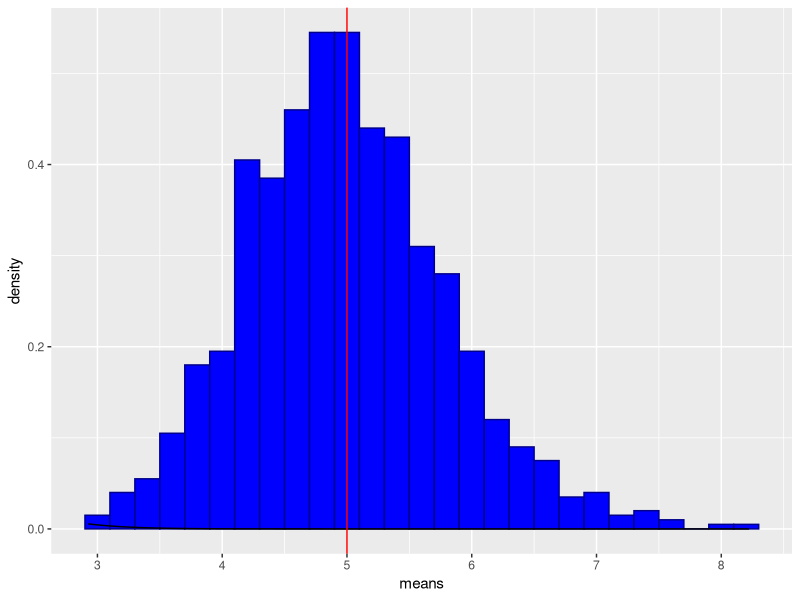
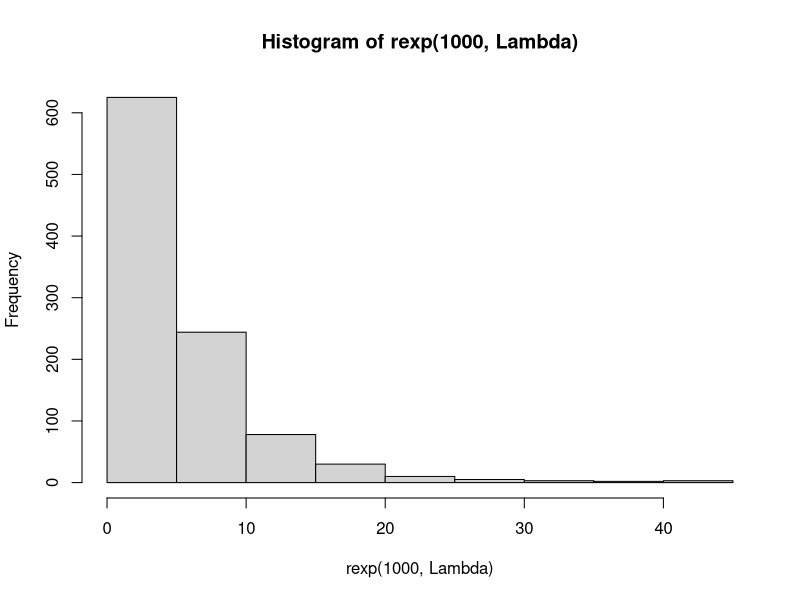
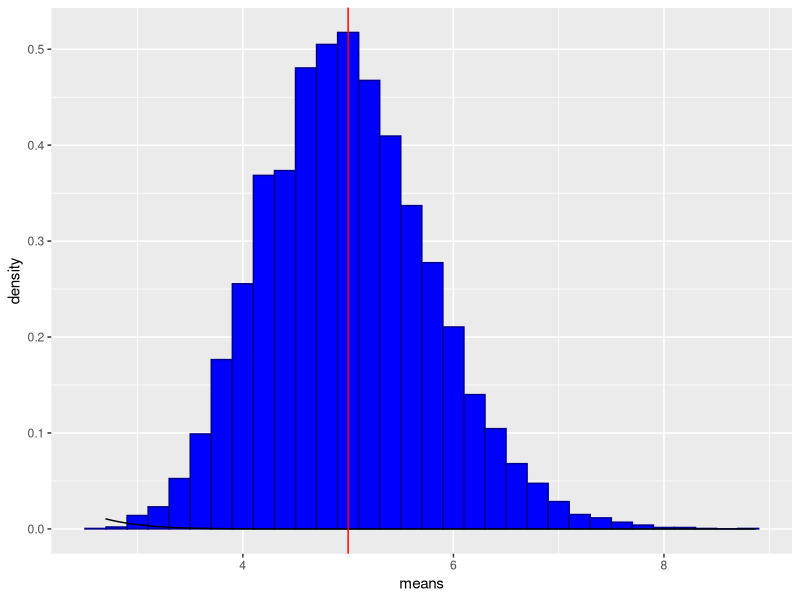

Here is the R script that generated these plots, in order:
## ---- chunk 1
options(width = 80, digits=2)
set.seed(42)
## ---- chunk 2
Lambda = 0.2
Exponentials = 40
Simulations = 1000
## ---- chunk 3
SampleMeans <- sapply(1:Simulations, function(x) { mean(rexp(Exponentials, Lambda)) } )
## ---- chunk 4
OverallSampleMean = mean(SampleMeans)
TheoreticalMean = 1/Lambda 
## ---- chunk 5
OverallSampleStandardDeviation = sd(SampleMeans)
TheoreticalStandardDeviation =  1/Lambda / sqrt(40) 
## ---- chunk 6
SampleVariance = var(SampleMeans)
ExpectedVariance = ( 1/Lambda / sqrt(40) )^2
## ---- chunk 7
library(ggplot2)
df = data.frame(means = SampleMeans)
ggplot(data = df, aes(x=means)) + 
	    geom_histogram(aes(y = ..density..), 
	    			 fill = I("blue"), 
				 binwidth = 0.2, 
				 color = I("darkblue")) + 
	    stat_function(fun = dnorm, arg = list(mean = TheoreticalMean, sd = TheoreticalStandardDeviation))+
	    geom_vline(xintercept=5, color=I("red"))
## ---- chunk 8
hist(rexp(1000, Lambda))
## ---- chunk 9
Simulations = 10000
SampleMeans <- sapply(1:Simulations, function(x) { mean(rexp(Exponentials, Lambda)) } )

df = data.frame(means = SampleMeans)
ggplot(data = df, aes(x=means)) + 
	    geom_histogram(aes(y = ..density..), 
	    			 fill = I("blue"), 
				 binwidth = 0.2, 
				 color = I("darkblue")) + 
	    stat_function(fun = dnorm, arg = list(mean = TheoreticalMean, sd = TheoreticalStandardDeviation))+
	    geom_vline(xintercept=5, color=I("red"))
